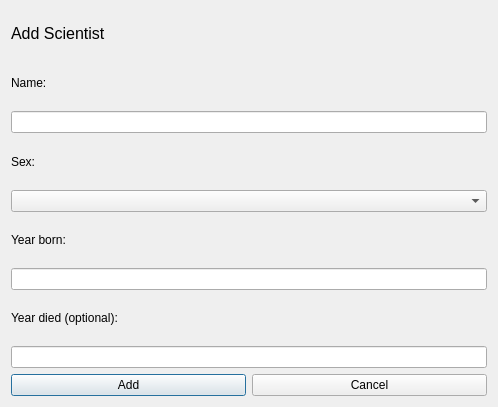
<?xml version="1.0" encoding="UTF-8"?>
<ui version="4.0">
 <class>AddScientist</class>
 <widget class="QDialog" name="AddScientist">
  <property name="geometry">
   <rect>
    <x>0</x>
    <y>0</y>
    <width>498</width>
    <height>407</height>
   </rect>
  </property>
  <property name="windowTitle">
   <string>Dialog</string>
  </property>
  <layout class="QVBoxLayout" name="verticalLayout">
   <item>
    <widget class="QLabel" name="label">
     <property name="font">
      <font>
       <pointsize>12</pointsize>
      </font>
     </property>
     <property name="text">
      <string>Add Scientist</string>
     </property>
    </widget>
   </item>
   <item>
    <layout class="QHBoxLayout" name="horizontalLayout_3">
     <item>
      <widget class="QLabel" name="label_2">
       <property name="text">
        <string>Name:</string>
       </property>
      </widget>
     </item>
     <item>
      <widget class="QLabel" name="scientistNameError">
       <property name="text">
        <string/>
       </property>
      </widget>
     </item>
    </layout>
   </item>
   <item>
    <widget class="QLineEdit" name="scientistName"/>
   </item>
   <item>
    <layout class="QHBoxLayout" name="horizontalLayout_2">
     <item>
      <widget class="QLabel" name="label_3">
       <property name="text">
        <string>Sex:</string>
       </property>
      </widget>
     </item>
    </layout>
   </item>
   <item>
    <widget class="QComboBox" name="scientistSex"/>
   </item>
   <item>
    <layout class="QHBoxLayout" name="horizontalLayout_4">
     <item>
      <widget class="QLabel" name="label_4">
       <property name="text">
        <string>Year born:</string>
       </property>
      </widget>
     </item>
     <item>
      <widget class="QLabel" name="scientistYearBornError">
       <property name="text">
        <string/>
       </property>
      </widget>
     </item>
    </layout>
   </item>
   <item>
    <widget class="QLineEdit" name="scientistYearBorn"/>
   </item>
   <item>
    <widget class="QLabel" name="label_5">
     <property name="text">
      <string>Year died (optional):</string>
     </property>
    </widget>
   </item>
   <item>
    <widget class="QLineEdit" name="scientistYearDied"/>
   </item>
   <item>
    <layout class="QHBoxLayout" name="horizontalLayout">
     <item>
      <widget class="QPushButton" name="buttonAddScientist">
       <property name="text">
        <string>Add</string>
       </property>
      </widget>
     </item>
     <item>
      <widget class="QPushButton" name="buttonCancelAddScientist">
       <property name="text">
        <string>Cancel</string>
       </property>
      </widget>
     </item>
    </layout>
   </item>
  </layout>
 </widget>
 <resources/>
 <connections/>
</ui>
